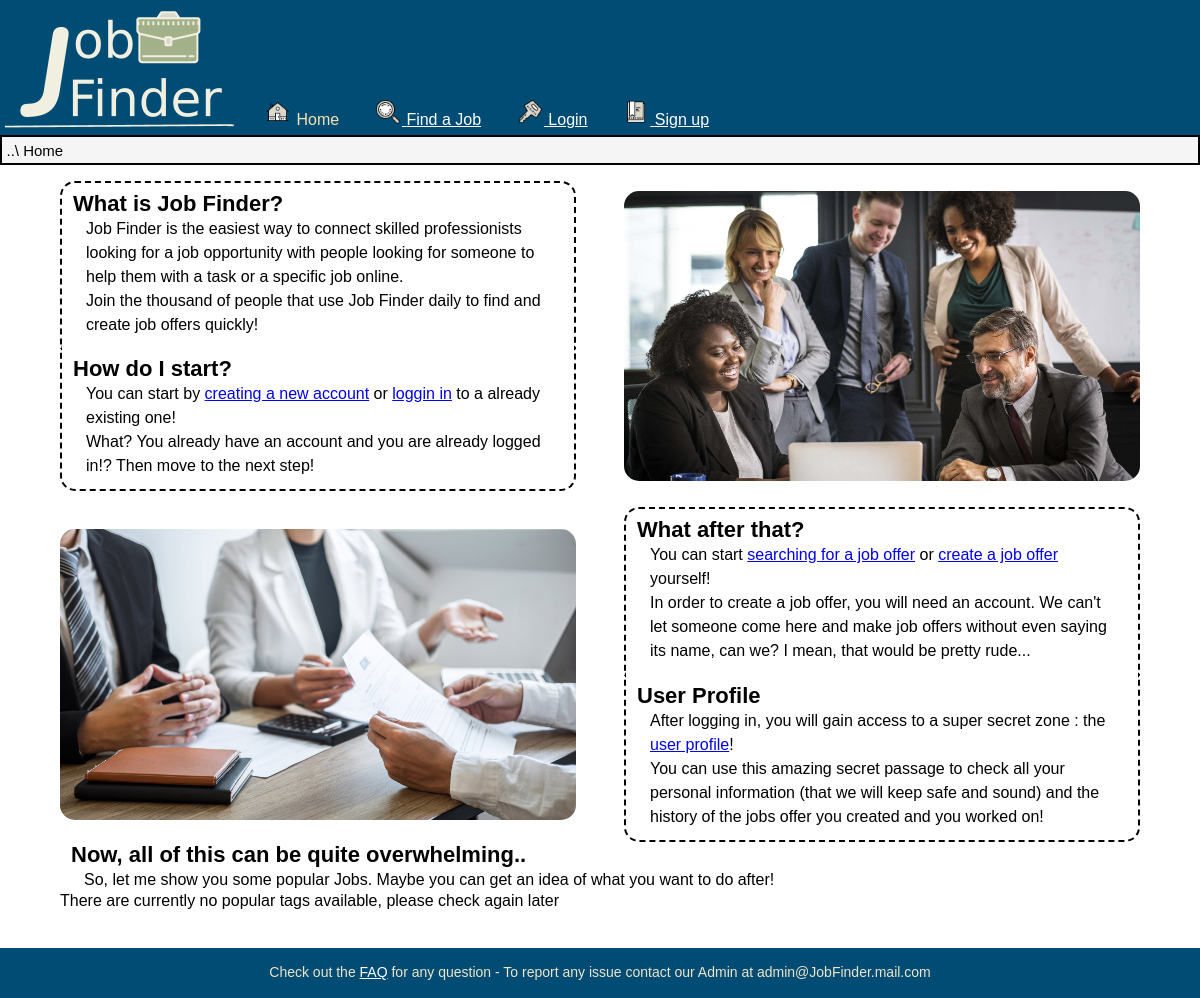
Page /PHP/Index.php on the earlier database version.
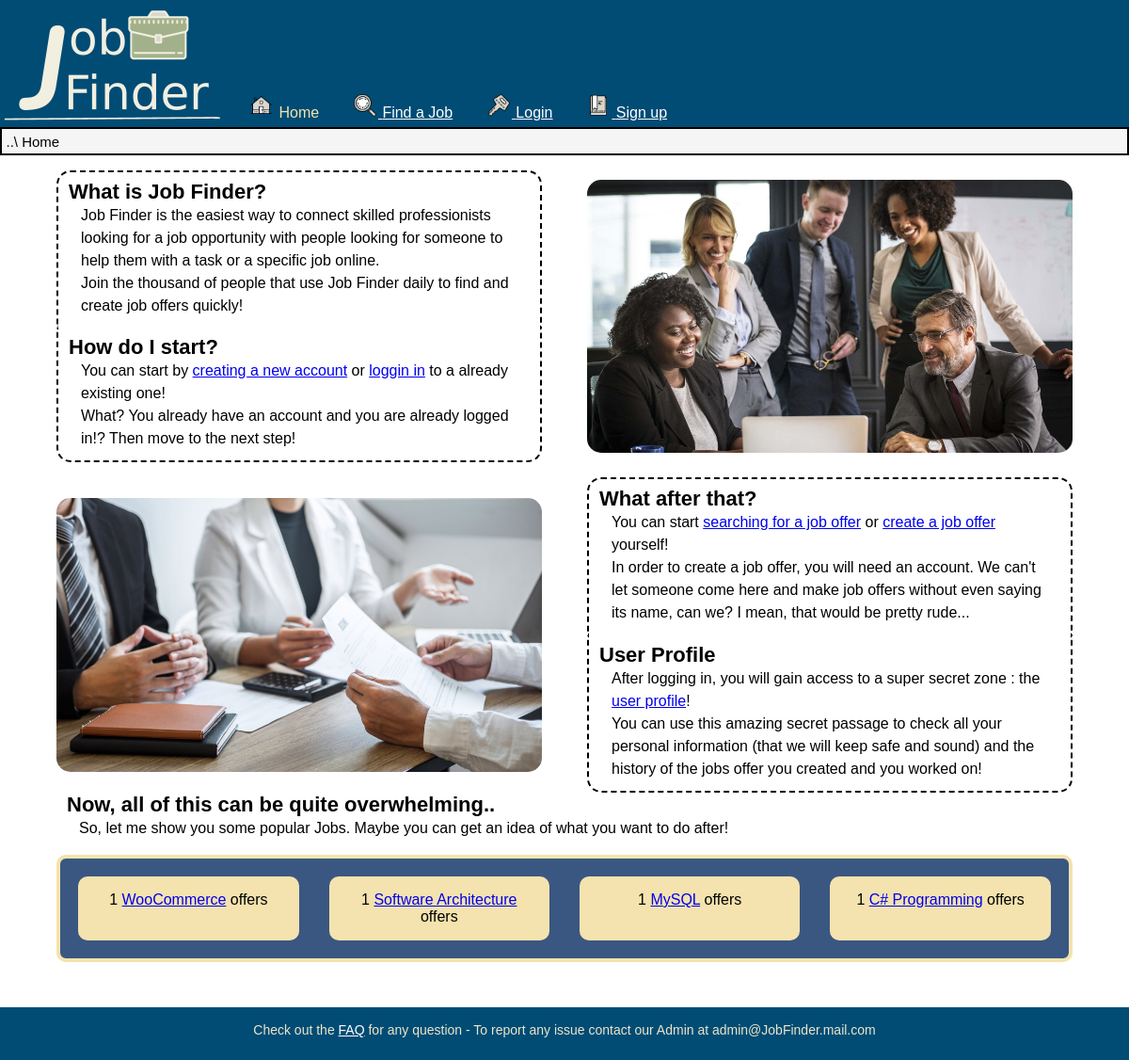
Same page on the later database version.
### tables this page shows
CREATE TABLE `tags` (
  `Code_tag` int(10) UNSIGNED NOT NULL,
  `Name` varchar(65) NOT NULL,
  `Category` int(4) DEFAULT NULL
);

### PHP/DBAccess.php (called while the page is built, shortened)
<?php
class DBAccess {
	private $connection;
	public function openDBConnection(){
		$this->connection = mysqli_connect(DBAccess::HOST_DB, DBAccess::USERNAME, DBAccess::PASSWORD, DBAccess::DBNAME);
		if(!$this->connection){
			echo("connessione al DB fallita: ".mysqli_connect_errno());
			return false;
		}
		else
			return true;
	}
  public function getMostPopularJobs() {
    $query='SELECT Name,tags.Code_tag, COUNT(Code_job) AS frequency FROM tags RIGHT JOIN tags_current_jobs ON tags.Code_tag= tags_current_jobs.Code_tag GROUP BY tags.Code_tag ORDER BY frequency DESC LIMIT 4;';
    $queryResult = mysqli_query($this->connection, $query);
    if(mysqli_num_rows($queryResult) == 0)
      return null;
    else {
      $result=array();
      while ($tmp=mysqli_fetch_array($queryResult))
        array_push($result,$tmp);
      return $result;
    }
    return null;
  }
}
?>

### PHP/Index.php (the view, shortened to what this page needs)
<?php
  require_once 'DBAccess.php';
  $url ='..'. DIRECTORY_SEPARATOR .'HTML'. DIRECTORY_SEPARATOR .'Index.html';
  $HTML = file_get_contents($url);
  $HTMLContent='';
  if(isset($_SESSION['user_Username']))
  {
    $HTML = str_replace('<createjob/>','
      <li><a href="CreateJob.php">
      <img src="..'. DIRECTORY_SEPARATOR .'IMG'. DIRECTORY_SEPARATOR .'Icons'. DIRECTORY_SEPARATOR .'write.png" class="icons" alt=""> Create an Offer </a></li>',$HTML);
    $HTMLContent = '<li><a href="Welcome.php">
      <img src="..'. DIRECTORY_SEPARATOR .'IMG'. DIRECTORY_SEPARATOR .'UsrPrfl'. DIRECTORY_SEPARATOR . $_SESSION['user_Icon'] .'" alt="Profile Picture" id="profilepic" class="icons">User Profile</a></li>';
  }
  else
  {
    $HTML = str_replace('<createjob/>','',$HTML);
      $HTMLContent = '
        <li><a href="Login.php">
        <img src="..'. DIRECTORY_SEPARATOR .'IMG'. DIRECTORY_SEPARATOR .'Icons'. DIRECTORY_SEPARATOR .'login.png" class="icons" alt=""> Login </a></li>
        <li><a href="Signup.php">
        <img src="..'. DIRECTORY_SEPARATOR .'IMG'. DIRECTORY_SEPARATOR .'Icons'. DIRECTORY_SEPARATOR .'book.png" class="icons" alt=""> Sign up </a></li>';
  }
  $DBAccess = new DBAccess();
  $tags = $DBAccess->getMostPopularJobs();
  if($tags)
  {
    $HTMLTags = '<ul id="popularJobsList">';
    foreach( $tags as $T)
    {
      $HTMLTags .= '<li>'.$T["frequency"] .' <a href="findjob.php?tag='.$T["Code_tag"].'">'. $T["Name"] .'</a> offers</li>';
    }
    $HTMLTags .= '</ul>';
    $HTML = str_replace('<popularjobs/>',$HTMLTags,$HTML);
  }
  else
  {
    $HTML = str_replace('<popularjobs/>','There are currently no popular tags available, please check again later',$HTML);
  }
  $HTML = str_replace('<subpage/>',$HTMLContent,$HTML);
  echo $HTML;
?>

Differences in the rows shown:
added tags: frequency "1", Name "WooCommerce"
now on this page (row unchanged): tags: frequency "1", Name "Software Architecture"
now on this page (row unchanged): tags: frequency "1", Name "MySQL"
now on this page (row unchanged): tags: frequency "1", Name "C# Programming"
Other differences:
str_replace('<createjob/>','',$HTML): "…want to do after! There are currently no popular tags available, please check again later Check out the FAQ…" → "…want to do after! Check out the FAQ…"
